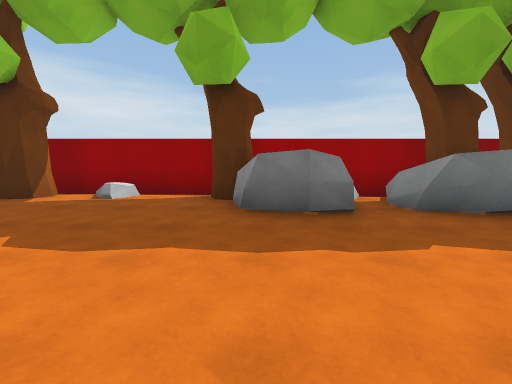
view 1 (above)

16 first-person views from a walk through a 3-D level made in the Unity game engine. The camera is 1.3 m above the floor, tilts 4° down and sees 90° across. The floor is counted in squares, 2 m on a side. Each view is taken from the middle of a square. On the plan, view 1 faces up. The plan holds only what a view shows up to about 9 squares ahead; the rest is blank. The place goes on beyond the plan. The player character is not drawn. Surface patterns are stand-ins for the level's own textures.

view 2
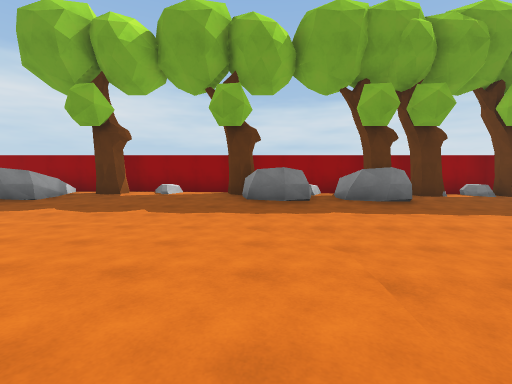

view 3
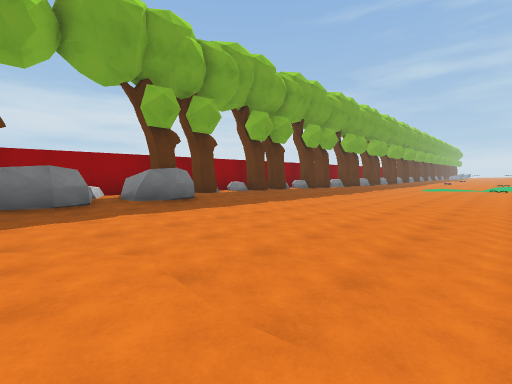

view 4
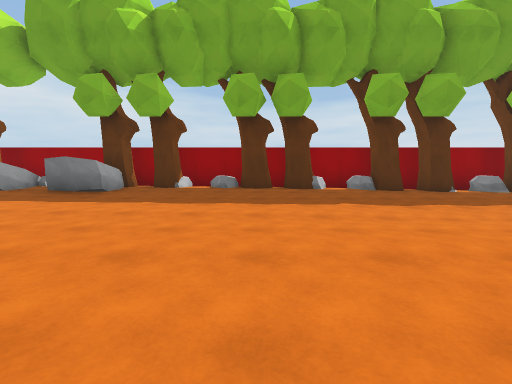

view 5
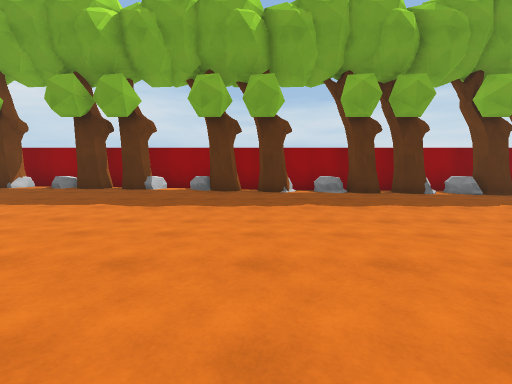

view 6
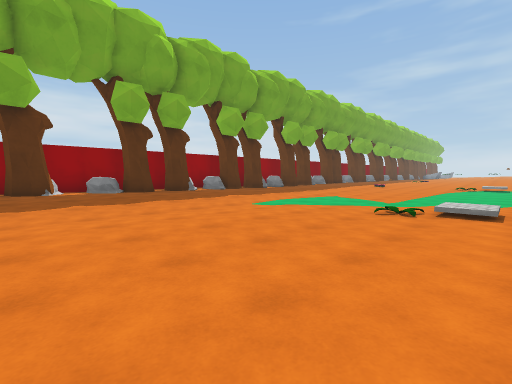

view 7
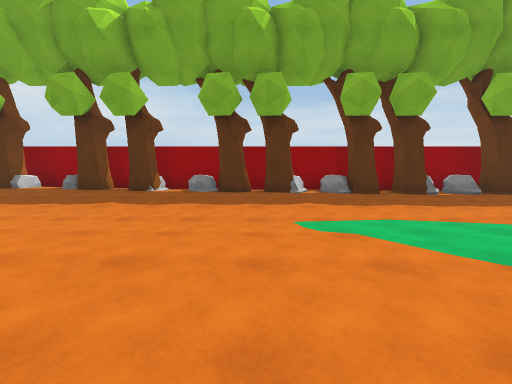

view 8
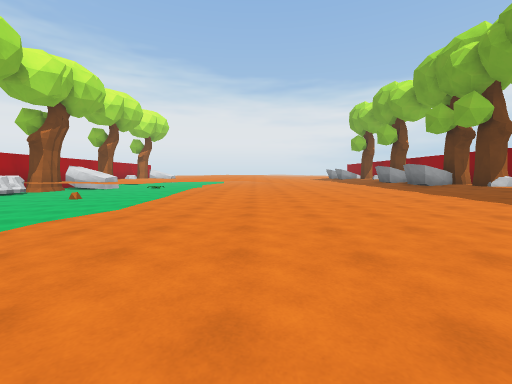

view 9
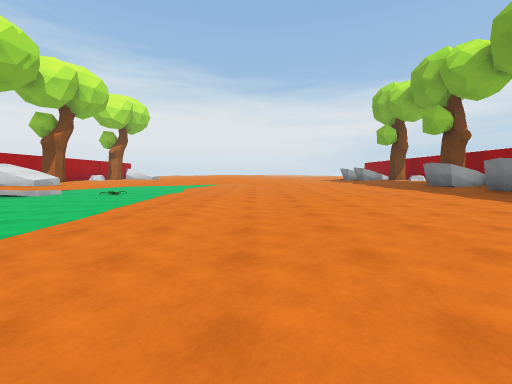

view 10
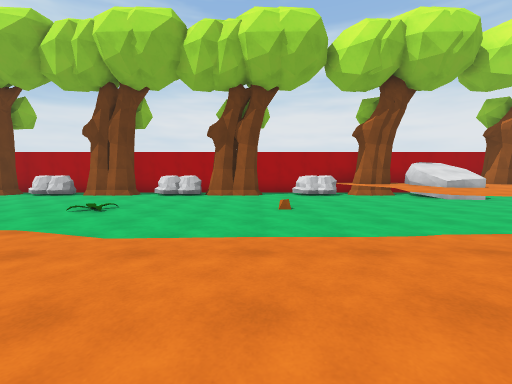

view 11
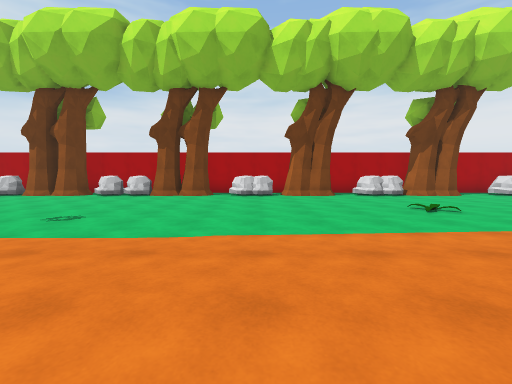

view 12
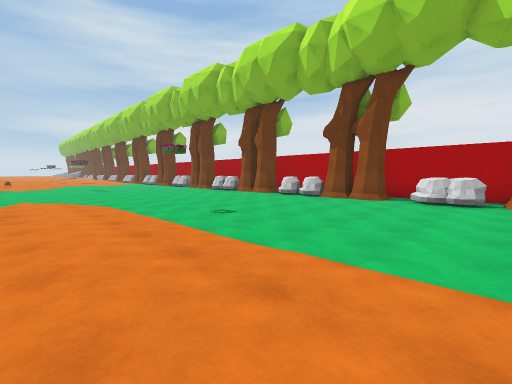

view 13
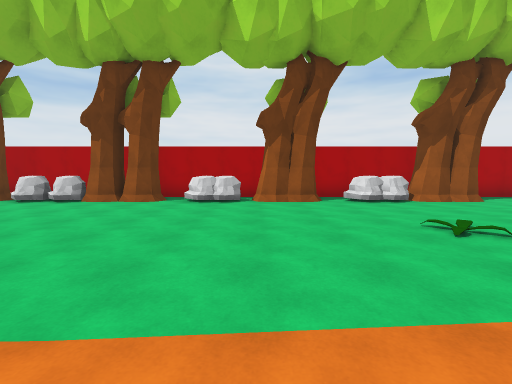

view 14
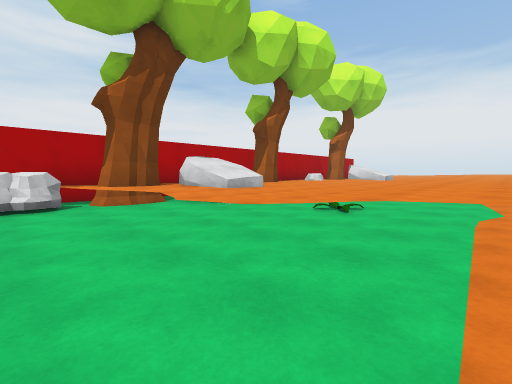

view 15
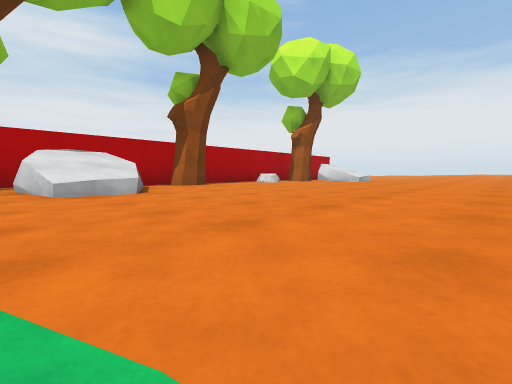

view 16
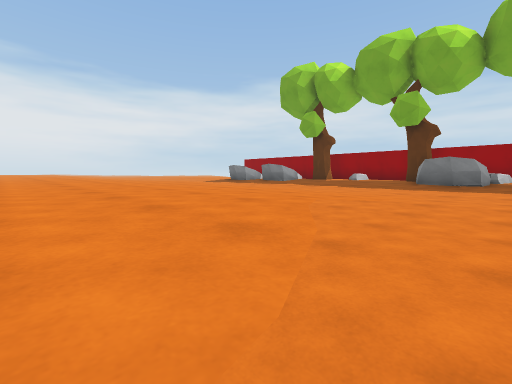

### Floor plan
Key: @ floor where view 1 was taken; # wall or solid block; x gap in a wall; . main floor; : floor 0.25 m higher than the main floor; + floor 0.5 m higher than the main floor; * floor 0.75 m higher than the main floor; % floor 1 m higher than the main floor; & floor 1.5 m higher than the main floor; $ floor 2 m higher than the main floor; / step, stairs or slope; = window, fence, low wall or low ledge; T tree; R rock; P plant; O other object.
Columns run from 7 left of view 1 to 22 right of it. Each row starts with its distance up from view 1.
  6 ##############################
  5  &#TR%#T&RTTRRRTTRRT#TRT+TRT:T
  4  R***/*#R*$R****+++++O+++R:::O
  3  *****+++++++++++++++++++++:::
  2   ++++++++++++++::////////::::
  1    +++++++++++:::::::::::..::
  0    ++++@++++:::::::::::::.....
 -1    ***++/+++::::::::::::::...:
 -2  *******/:::::::::::::::::....
 -3 %*******/::::::::::::::::P::..
 -4 %%%%%%%%/:::::::::::::::::::..
 -5 %%%%%%%%*:::::::::::::::::::..
 -6 %%%%%%%%*/....................
 -7 %%%%%%%**/....................
 -8 %%%*****O*=......P............
 -9 ***********..................
-10  *********=..................
-11   *****/ **...................
-12   R**#T  RTRR.#TRR.TTR.TTRRxTT
-13    **###=###..   .. ....     R
-14    ###     ##################

Where each view was taken, in squares from view 1:
view 1: 0 up, 0 right, facing up
view 2: 3 down, 0 right, facing up
view 3: 3 down, 0 right, facing up-right
view 4: 3 down, 8 right, facing up
view 5: 3 down, 13 right, facing up
view 6: 4 down, 13 right, facing up-right
view 7: 3 down, 17 right, facing up
view 8: 3 down, 14 right, facing left
view 9: 3 down, 10 right, facing left
view 10: 3 down, 7 right, facing down
view 11: 3 down, 14 right, facing down
view 12: 4 down, 13 right, facing down-right
view 13: 5 down, 13 right, facing down
view 14: 6 down, 5 right, facing down-left
view 15: 6 down, 2 right, facing down-left
view 16: 6 down, 2 right, facing up-left
